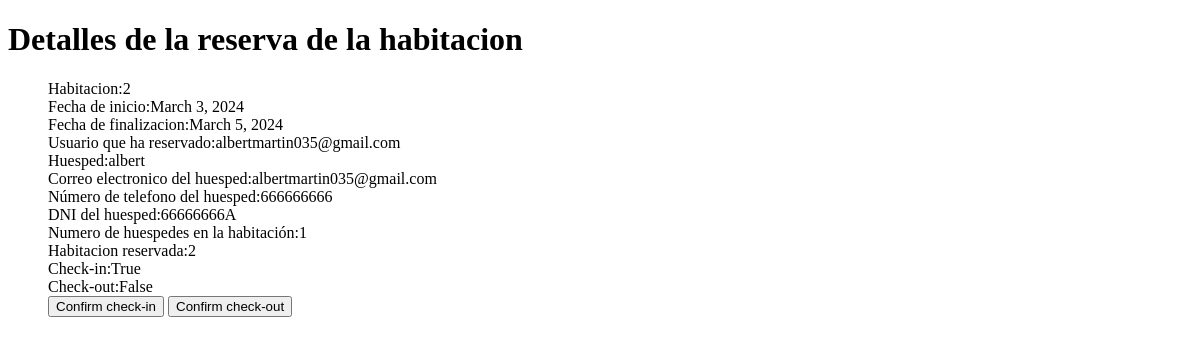
The page /roomBookingDetails/90bbab94-ae99-467c-9882-d02afa22a34a on the database as committed earlier.
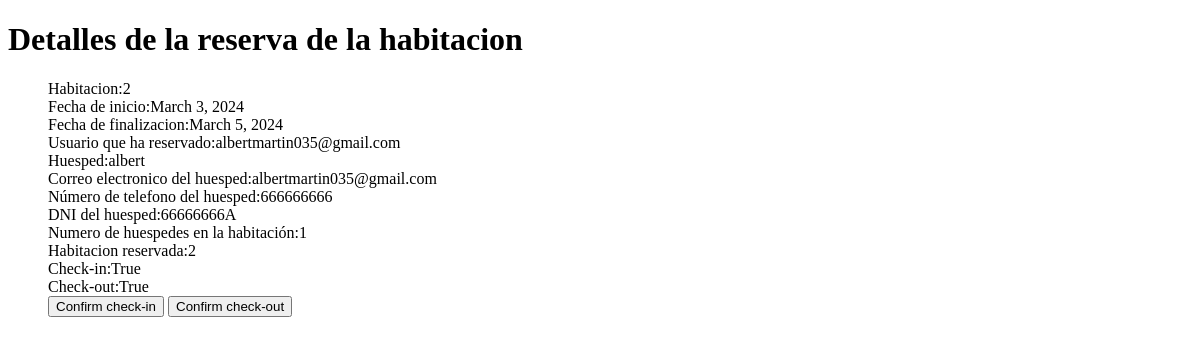
The same page on the database as committed later.
### JointProject/models.py (models this page shows)
class RoomBookings(models.Model):
    id = models.UUIDField(primary_key=True, default=uuid.uuid4)
    userWhoBooked = models.ForeignKey(CustomUser, on_delete=models.CASCADE, related_name='userWhoBooked')
    guestName = models.CharField(max_length=100)
    guestEmail = models.EmailField()
    guestPhoneNumber = models.CharField(max_length=20)
    guestDNI = models.CharField(max_length=9)
    numberGuest = models.IntegerField()
    roomBooked = models.ForeignKey(Room, on_delete=models.CASCADE, related_name='roomBooked', default=None)
    startDate = models.DateField()
    endDate = models.DateField()
    checkIn = models.BooleanField(default=False)
    checkOut = models.BooleanField(default=False)

class Room(models.Model):
    ROOM_TYPES = [
        ('standard', 'Estandar'),
        ('deluxe', 'De lujo'),
        ('lowCost', 'Economica')
    ]
    id = models.UUIDField(primary_key=True, default=uuid.uuid4)
    booked = models.BooleanField(default=False)
    bookings = models.ManyToManyField('RoomBookings', related_name='bookings', blank=True)
    roomNumber = models.IntegerField(unique=True)
    roomType = models.CharField(max_length=30, choices=ROOM_TYPES, default='standard')

### accounts/models.py (models this page shows, shortened)
class CustomUser(AbstractBaseUser, PermissionsMixin):
    USER_TYPES = [
        ('client', 'Cliente'),
        ('roomStaff', 'Personal de habitaciones'),
        ('admin', 'Administrador')
    ]
    user_type = models.CharField(max_length=30, choices=USER_TYPES, default='client')
    email = models.EmailField(unique=True)
    first_name = models.CharField(max_length=100)
    last_name = models.CharField(max_length=100)
    is_superuser = models.BooleanField(default=False)
    is_staff = models.BooleanField(default=False)
    is_active = models.BooleanField(default=True)
    date_joined = models.DateTimeField(auto_now_add=True)
    objects = CustomUserManager()
    USERNAME_FIELD = 'email'
    REQUIRED_FIELDS = ['first_name', 'last_name']

### JointProject/views.py (the view)
# urls.py: path('roomBookingDetails/<uuid:roomBookingId>', roomBookingDetails, name='roomBookingDetails'),
def roomBookingDetails(request, roomBookingId):
    roomBooking = get_object_or_404(RoomBookings,id=roomBookingId)
    context = {
        'roomBooking' : roomBooking
    }
    return render(request, 'roomBookingDetails.html', context)

### JointProject/templates/roomBookingDetails.html (shortened to what this page needs)
<!DOCTYPE html>
<html lang="en">
    <head>
    </head>
    <body>
        <h1>Detalles de la reserva de la habitacion</h1>
        <ul>
            Habitacion:{{ roomBooking.roomBooked.roomNumber }}
            <br>
            Fecha de inicio:{{ roomBooking.startDate }}
            <br>
            Fecha de finalizacion:{{ roomBooking.endDate }}
            <br>
            Usuario que ha reservado:{{ roomBooking.userWhoBooked }}
            <br>
            Huesped:{{ roomBooking.guestName }}
            <br>
            Correo electronico del huesped:{{ roomBooking.guestEmail }}
            <br>
            Número de telefono del huesped:{{ roomBooking.guestPhoneNumber }}
            <br>
            DNI del huesped:{{ roomBooking.guestDNI }}
            <br>
            Numero de huespedes en la habitación:{{ roomBooking.numberGuest }}
            <br>
            Habitacion reservada:{{ roomBooking.roomBooked.roomNumber }}
            <br>
            Check-in:{{ roomBooking.checkIn }}
            <br>
            Check-out:{{ roomBooking.checkOut }}
            <br>
            <a href="{% url 'checkIn' roomBooking.id%}"><button type="submit">Confirm check-in</button></a>
            <a href="{% url 'checkOut' roomBooking.id%}"><button type="submit">Confirm check-out</button></a>
        </ul>
    </body>
</html>

Rows that differ between the two databases and show on the page:
changed RoomBookings "albert": checkOut "False" → "True"
